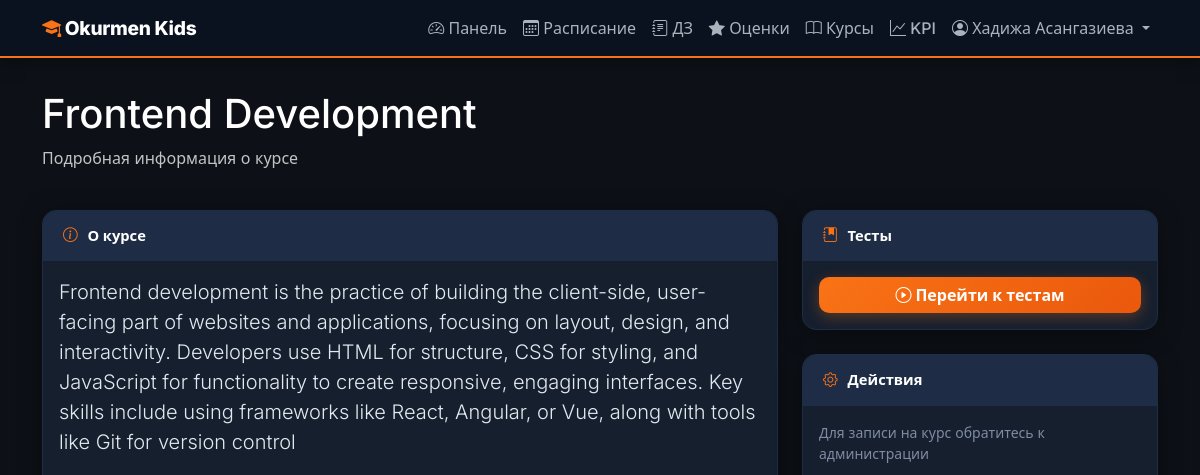
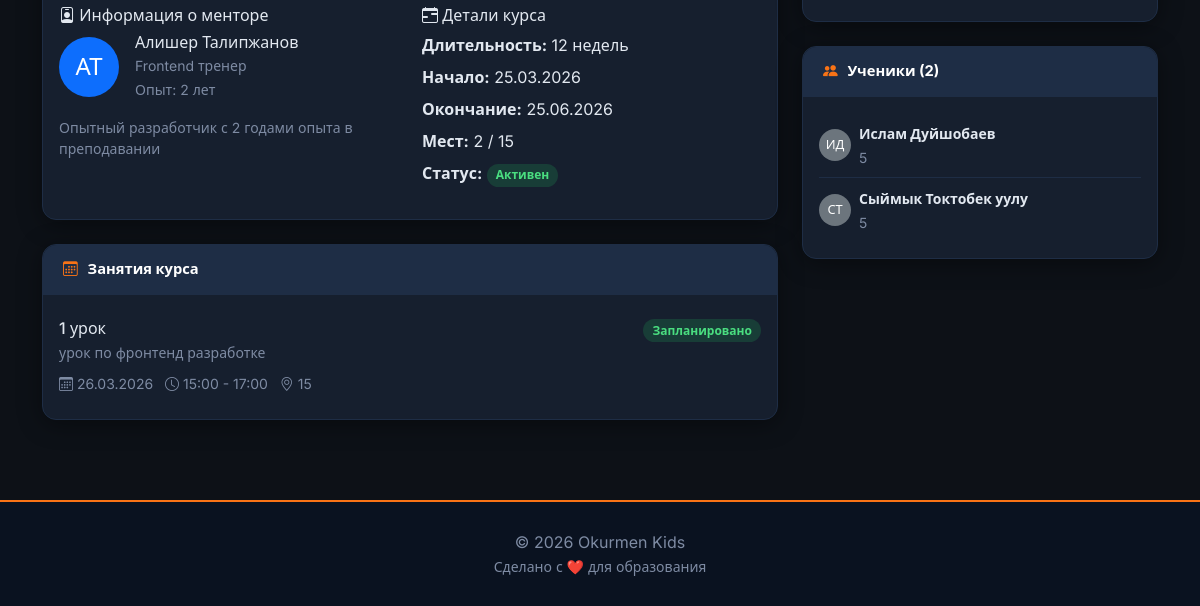
Before: /courses/1/ (signed in) with the older database file (2 pictures, top to bottom).
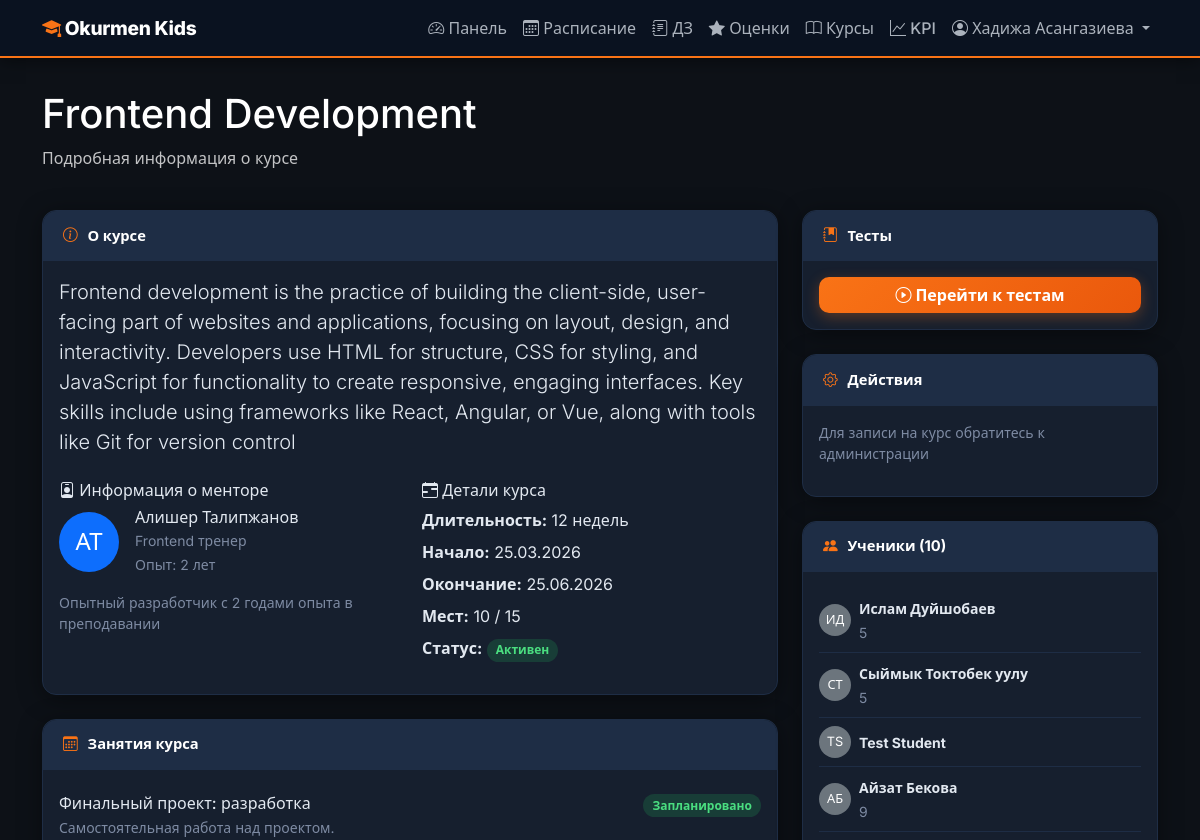
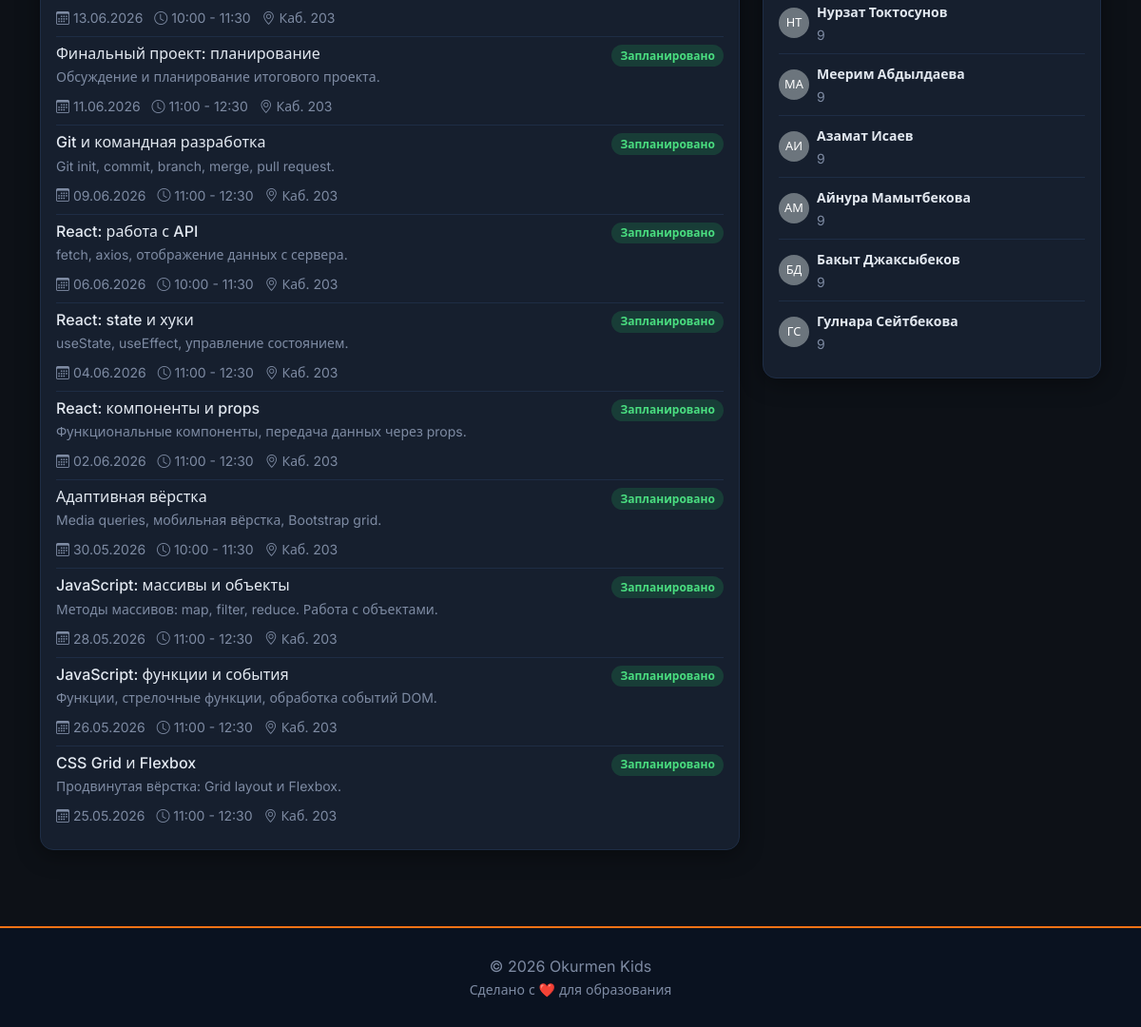
After: the same page with the newer database file (2 pictures, top to bottom).
### education/models/lesson.py (models this page shows, shortened)
class Lesson(models.Model):
    course = models.ForeignKey(Course, on_delete=models.CASCADE, related_name='lessons')
    title = models.CharField(max_length=200)
    description = models.TextField()
    date = models.DateField()
    start_time = models.TimeField()
    end_time = models.TimeField()
    room = models.CharField(max_length=50)
    is_cancelled = models.BooleanField(default=False)
    notes = models.TextField(blank=True)
    class Meta:
        verbose_name = 'Занятие'
        verbose_name_plural = 'Занятия'
        ordering = ['-date', '-start_time']

### education/models/enrollment.py (models this page shows, shortened)
class Enrollment(models.Model):
    student = models.ForeignKey(Student, on_delete=models.CASCADE, related_name='enrollments')
    course = models.ForeignKey(Course, on_delete=models.CASCADE, related_name='enrollments')
    enrollment_date = models.DateField(auto_now_add=True)
    is_active = models.BooleanField(default=True)
    class Meta:
        verbose_name = 'Запись на курс'
        verbose_name_plural = 'Записи на курсы'
        unique_together = ('student', 'course')

### education/models/student.py (models this page shows, shortened)
class Student(models.Model):
    user = models.OneToOneField(User, on_delete=models.CASCADE, related_name='student_profile')
    parent = models.ForeignKey(User, on_delete=models.SET_NULL, null=True, related_name='children',
                               limit_choices_to={'role': 'parent'})
    grade = models.CharField(max_length=10)
    enrollment_date = models.DateField(default=timezone.now)
    is_active = models.BooleanField(default=True)
    medical_info = models.TextField(blank=True, help_text="Медицинская информация")
    class Meta:
        verbose_name = 'Ученик'
        verbose_name_plural = 'Ученики'

### education/models/user.py (models this page shows, shortened)
class User(AbstractUser):
    ROLE_CHOICES = (
        ('admin', 'Администратор'),
        ('mentor', 'Ментор'),
        ('parent', 'Родитель'),
        ('student', 'Ученик'),
    )
    role = models.CharField(max_length=10, choices=ROLE_CHOICES, default='parent')
    phone = models.CharField(max_length=20, blank=True)
    avatar = models.ImageField(upload_to='avatars/', blank=True, null=True)
    date_of_birth = models.DateField(blank=True, null=True)
    address = models.TextField(blank=True)

### education/views.py (the view)
# urls.py: path('courses/<int:course_id>/', views.course_detail, name='course_detail'),
@login_required
def course_detail(request, course_id):
    course = get_object_or_404(Course, id=course_id)
    lessons = Lesson.objects.filter(course=course).order_by('-date')
    enrollments = Enrollment.objects.filter(course=course, is_active=True).select_related('student')
    return render(request, 'course_detail.html', {
        'course': course,
        'lessons': lessons,
        'enrollments': enrollments,
    })

### education/context_processors.py (called while the page is built, shortened)
def notifications(request):
    if not request.user.is_authenticated:
        return {}
    if request.user.role not in ('admin', 'mentor'):
        return {}

### education/templates/course_detail.html (shortened to what the changed rows need)
{% extends 'base.html' %}
{% block content %}
<div class="row">
    <div class="col-12 mb-4">
        <h1 class="text-white">{{ course.name }}</h1>
    </div>
</div>
<div class="row g-4">
    <div class="col-md-8">
        <div class="card mb-4">
            <div class="card-body">
                <div class="row mt-4">
                    <div class="col-md-6">
                        <ul class="list-unstyled">
                            <li class="mb-2">
                                <strong>Длительность:</strong> {{ course.duration_weeks }} недель
                            </li>
                            <li class="mb-2">
                                <strong>Начало:</strong> {{ course.start_date|date:"d.m.Y" }}
                            </li>
                            <li class="mb-2">
                                <strong>Окончание:</strong> {{ course.end_date|date:"d.m.Y" }}
                            </li>
                            <li class="mb-2">
                                <strong>Мест:</strong> {{ enrollments.count }} / {{ course.max_students }}
                            </li>
                            <li>
                                <strong>Статус:</strong>
                                {% if course.is_active %}
                                    <span class="badge bg-success">Активен</span>
                                {% else %}
                                    <span class="badge bg-secondary">Неактивен</span>
                                {% endif %}
                            </li>
                        </ul>
                    </div>
                </div>
            </div>
        </div>
        <div class="card">
            <div class="card-body">
                {% if lessons %}
                    <div class="list-group list-group-flush">
                        {% for lesson in lessons|slice:":10" %}
                            <div class="list-group-item">
                                <div class="d-flex justify-content-between align-items-start">
                                    <div class="flex-grow-1">
                                        <h6 class="mb-1">{{ lesson.title }}</h6>
                                        <p class="mb-2 text-muted small">{{ lesson.description|truncatewords:15 }}</p>
                                        <small class="text-muted">
                                            <i class="bi bi-calendar3"></i> {{ lesson.date|date:"d.m.Y" }}
                                            <i class="bi bi-clock ms-2"></i> {{ lesson.start_time|time:"H:i" }} - {{ lesson.end_time|time:"H:i" }}
                                            <i class="bi bi-geo-alt ms-2"></i> {{ lesson.room }}
                                        </small>
                                    </div>
                                    {% if lesson.is_cancelled %}
                                        <span class="badge bg-danger">Отменено</span>
                                    {% else %}
                                        <span class="badge bg-success">Запланировано</span>
                                    {% endif %}
                                </div>
                            </div>
                        {% endfor %}
                    </div>
                {% else %}
                    <p class="text-muted">Занятий пока не запланировано</p>
                {% endif %}
            </div>
        </div>
    </div>
    <div class="col-md-4">
        <div class="card">
            <div class="card-header">
                <i class="bi bi-people-fill"></i> Ученики ({{ enrollments.count }})
            </div>
            <div class="card-body">
                {% if enrollments %}
                    <div class="list-group list-group-flush">
                        {% for enrollment in enrollments|slice:":10" %}
                            <div class="list-group-item px-0 py-2">
                                <div class="d-flex align-items-center">
                                    {% if enrollment.student.user.avatar %}
                                        <img src="{{ enrollment.student.user.avatar.url }}" class="rounded-circle me-2" style="width: 32px; height: 32px; object-fit: cover;">
                                    {% else %}
                                        <div class="rounded-circle bg-secondary text-white d-flex align-items-center justify-content-center me-2" style="width: 32px; height: 32px; font-size: 0.8rem;">
                                            {{ enrollment.student.user.first_name.0 }}{{ enrollment.student.user.last_name.0 }}
                                        </div>
                                    {% endif %}
                                    <div>
                                        <small class="fw-bold">{{ enrollment.student.user.get_full_name }}</small>
                                        <br>
                                        <small class="text-muted">{{ enrollment.student.grade }}</small>
                                    </div>
                                </div>
                            </div>
                        {% endfor %}
                    </div>
                {% else %}
                    <p class="text-muted small">Пока нет записанных учеников</p>
                {% endif %}
            </div>
        </div>
    </div>
</div>
{% endblock %}

Changed rows visible on the page:
no longer on this page (row unchanged): Lesson: title "1 урок", description "урок по фронтенд разработке", date "26.03.2026", start_time "15:00", end_time "17:00", room "15", is_cancelled "Запланировано"
added Lesson: title "Финальный проект: разработка", description "Самостоятельная работа над проектом.", date "13.06.2026", start_time "10:00", end_time "11:30", room "Каб. 203", is_cancelled "Запланировано"
added Lesson: title "Финальный проект: планирование", description "Обсуждение и планирование итогового проекта.", date "11.06.2026", start_time "11:00", end_time "12:30", room "Каб. 203", is_cancelled "Запланировано"
added Lesson: title "Git и командная разработка", description "Git init, commit, branch, merge, pull request.", date "09.06.2026", start_time "11:00", end_time "12:30", room "Каб. 203", is_cancelled "Запланировано"
added Lesson: title "React: работа с API", description "fetch, axios, отображение данных с сервера.", date "06.06.2026", start_time "10:00", end_time "11:30", room "Каб. 203", is_cancelled "Запланировано"
added Lesson: title "React: state и хуки", description "useState, useEffect, управление состоянием.", date "04.06.2026", start_time "11:00", end_time "12:30", room "Каб. 203", is_cancelled "Запланировано"
added Lesson: title "React: компоненты и props", description "Функциональные компоненты, передача данных через props.", date "02.06.2026", start_time "11:00", end_time "12:30", room "Каб. 203", is_cancelled "Запланировано"
added Lesson: title "Адаптивная вёрстка", description "Media queries, мобильная вёрстка, Bootstrap grid.", date "30.05.2026", start_time "10:00", end_time "11:30", room "Каб. 203", is_cancelled "Запланировано"
added Lesson: title "JavaScript: массивы и объекты", description "Методы массивов: map, filter, reduce. Работа с объектами.", date "28.05.2026", start_time "11:00", end_time "12:30", room "Каб. 203", is_cancelled "Запланировано"
added Lesson: title "JavaScript: функции и события", description "Функции, стрелочные функции, обработка событий DOM.", date "26.05.2026", start_time "11:00", end_time "12:30", room "Каб. 203", is_cancelled "Запланировано"
added Lesson: title "CSS Grid и Flexbox", description "Продвинутая вёрстка: Grid layout и Flexbox.", date "25.05.2026", start_time "11:00", end_time "12:30", room "Каб. 203", is_cancelled "Запланировано"
added Enrollment: student.user.first_name.0 "T", student.user.last_name.0 "S", student.user.get_full_name "Test Student"
added Enrollment: student.user.first_name.0 "А", student.user.last_name.0 "Б", student.user.get_full_name "Айзат Бекова", student.grade "9"
added Enrollment: student.user.first_name.0 "Н", student.user.last_name.0 "Т", student.user.get_full_name "Нурзат Токтосунов", student.grade "9"
added Enrollment: student.user.first_name.0 "М", student.user.last_name.0 "А", student.user.get_full_name "Меерим Абдылдаева", student.grade "9"
added Enrollment: student.user.first_name.0 "А", student.user.last_name.0 "И", student.user.get_full_name "Азамат Исаев", student.grade "9"
added Enrollment: student.user.first_name.0 "А", student.user.last_name.0 "М", student.user.get_full_name "Айнура Мамытбекова", student.grade "9"
added Enrollment: student.user.first_name.0 "Б", student.user.last_name.0 "Д", student.user.get_full_name "Бакыт Джаксыбеков", student.grade "9"
added Enrollment: student.user.first_name.0 "Г", student.user.last_name.0 "С", student.user.get_full_name "Гулнара Сейтбекова", student.grade "9"
Other visible differences:
{{ enrollments.count }}: "2" → "10"
